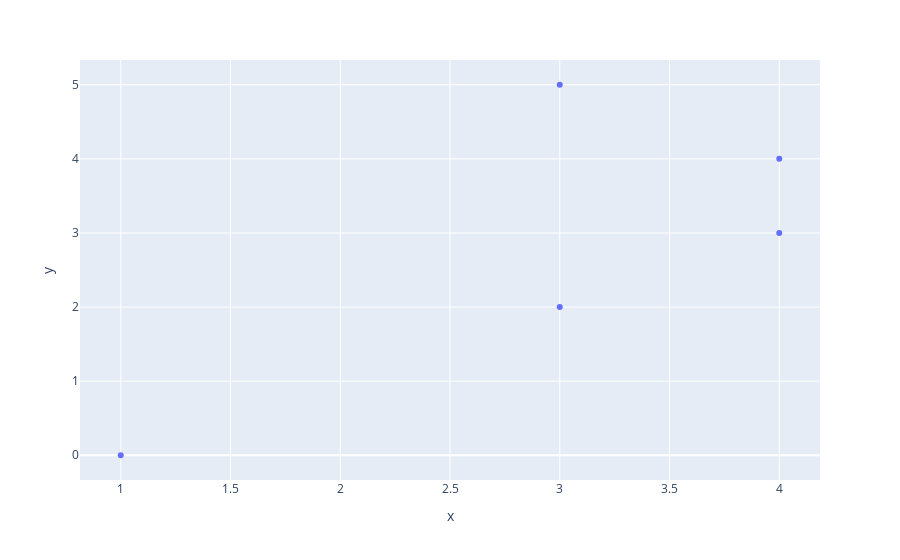

Write notebook code for a chart like this one.
### Code cell
fig = px.scatter(x = xn, y = yn)
fig.show()

### Figure 1 — Plotly figure (JSON) as saved in the notebook; plotly's stock layout.template omitted (floating-point values rounded to 4 significant figures)
{"data": [{"hovertemplate": "x=%{x}<br>y=%{y}<extra></extra>", "legendgroup": "", "marker": {"color": "#636efa", "symbol": "circle"}, "mode": "markers", "name": "", "orientation": "v", "showlegend": false, "type": "scatter", "x": [4, 4, 1, 3, 3], "xaxis": "x", "y": [4, 3, 0, 2, 5], "yaxis": "y"}], "layout": {"autosize": true, "legend": {"tracegroupgap": 0}, "margin": {"t": 60}, "xaxis": {"anchor": "y", "autorange": true, "domain": [0, 1], "range": [0.8153, 4.185], "title": {"text": "x"}, "type": "linear"}, "yaxis": {"anchor": "x", "autorange": true, "domain": [0, 1], "range": [-0.3545, 5.355], "title": {"text": "y"}, "type": "linear"}}}
